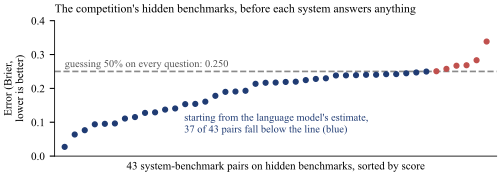

Python code for this plot:
"""Figure 1: budget-0 Brier score on the competition's hidden benchmarks, one dot per subject-benchmark pair, with the
subject prior (the five formative runs with the prior). Without it the predictor scores 0.250 on every pair.
Data: fig_hidden_b0.json, written from the private scoring logs by the snippet in reproduce.py (table_online)."""
import json, matplotlib
matplotlib.use("Agg")
import matplotlib.pyplot as plt
plt.rcParams.update({"font.family": "serif", "font.serif": ["Times New Roman", "Times"], "font.size": 8, "pdf.fonttype": 42, "axes.linewidth": 0.6})
b0 = json.load(open("fig_hidden_b0.json"))
fig, ax = plt.subplots(figsize=(5.0, 1.75))
x = range(1, len(b0) + 1)
ax.axhline(0.25, color="#8a8a8a", lw=1.2, ls="--", zorder=1)
ax.text(1, 0.256, "guessing 50% on every question: 0.250", va="bottom", ha="left", fontsize=7.5, color="#555555")
c = ["#1f3b73" if v < 0.25 else "#c0504d" for v in b0]; nb = sum(v < 0.25 for v in b0)
ax.scatter(x, b0, s=12, c=c, zorder=2)
ax.text(len(b0) * 0.30, 0.07, f"starting from the language model's estimate,\n{nb} of {len(b0)} pairs fall below the line (blue)", fontsize=7.5, color="#1f3b73", ha="left")
ax.set_xlim(0, len(b0) + 1); ax.set_ylim(0, 0.40)
ax.set_xticks([]); ax.set_xlabel(f"{len(b0)} system-benchmark pairs on hidden benchmarks, sorted by score")
ax.set_ylabel("Error (Brier,\nlower is better)"); ax.set_title("The competition's hidden benchmarks, before each system answers anything", fontsize=8.5, loc="left")
for s in ("top", "right"): ax.spines[s].set_visible(False)
fig.tight_layout(pad=0.3); fig.savefig("fig_hidden_b0.pdf"); fig.savefig("/private/tmp/claude-501/-Users-sunny--slock-agents-6a83994c-3db9-4751-af5b-fcec086e7f97/55bbcd24-d4a3-414e-99ba-021dc3ef4d02/scratchpad/fig_hidden_b0.png", dpi=200)
